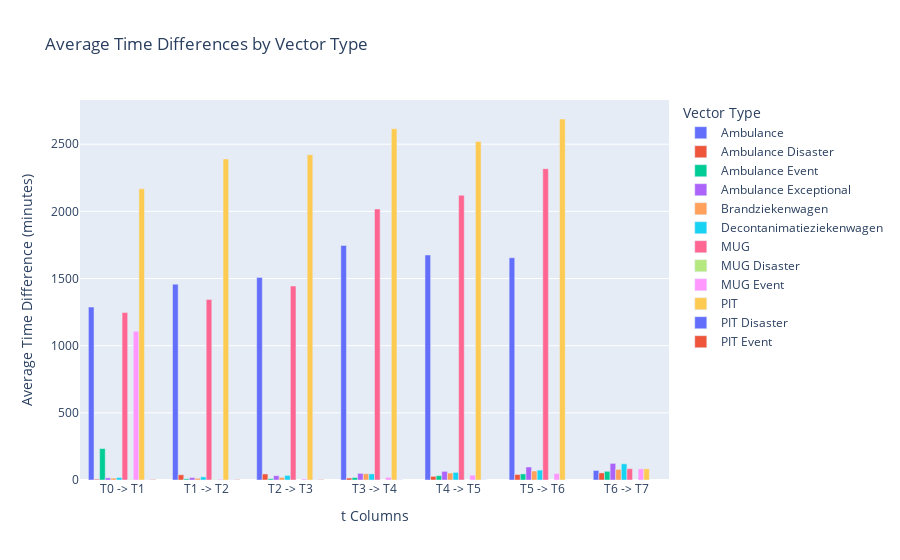

The code cell stored with this chart in its notebook:
### Code cell
import pandas as pd
import plotly.graph_objects as go

# Assuming interventions_dataset is your DataFrame
# Convert columns t0, t1, t2, t3, t4, t5, t6, t7 to datetime format with UTC timezone
interventions_dataset[['t0', 't1', 't2', 't3', 't4', 't5', 't6', 't7']] = interventions_dataset[['t0', 't1', 't2', 't3', 't4', 't5', 't6', 't7']].apply(pd.to_datetime, format='%Y-%m-%d %H:%M:%S.%f')

# Calculate the time differences in minutes
interventions_dataset['T0 -> T1'] = (interventions_dataset['t1'] - interventions_dataset['t0']).dt.total_seconds() / 60
interventions_dataset['T1 -> T2'] = interventions_dataset['T0 -> T1'] + (interventions_dataset['t2'] - interventions_dataset['t1']).dt.total_seconds() / 60
interventions_dataset['T2 -> T3'] = interventions_dataset['T1 -> T2'] + (interventions_dataset['t3'] - interventions_dataset['t2']).dt.total_seconds() / 60
interventions_dataset['T3 -> T4'] = interventions_dataset['T2 -> T3'] + (interventions_dataset['t4'] - interventions_dataset['t3']).dt.total_seconds() / 60
interventions_dataset['T4 -> T5'] = interventions_dataset['T3 -> T4'] + (interventions_dataset['t5'] - interventions_dataset['t4']).dt.total_seconds() / 60
interventions_dataset['T5 -> T6'] = interventions_dataset['T4 -> T5'] + (interventions_dataset['t6'] - interventions_dataset['t5']).dt.total_seconds() / 60
interventions_dataset['T6 -> T7'] = interventions_dataset['T5 -> T6'] + (interventions_dataset['t7'] - interventions_dataset['t6']).dt.total_seconds() / 60

# Group by vector type and calculate the mean time differences for each group
grouped = interventions_dataset.groupby('vector_type').mean()

# Create traces for each vector type
data = []
for vector_type, row in grouped.iterrows():
    trace = go.Bar(x=['T0 -> T1', 'T1 -> T2', 'T2 -> T3', 'T3 -> T4', 'T4 -> T5', 'T5 -> T6', 'T6 -> T7'],
                   y=row[['T0 -> T1', 'T1 -> T2', 'T2 -> T3', 'T3 -> T4', 'T4 -> T5', 'T5 -> T6', 'T6 -> T7']],
                   name=vector_type)
    data.append(trace)

# Create layout
layout = go.Layout(title='Average Time Differences by Vector Type',
                   xaxis=dict(title='t Columns'),
                   yaxis=dict(title='Average Time Difference (minutes)'),
                   barmode='group',  # Add barmode to group bars
                   legend=dict(title='Vector Type'))

# Create figure
fig = go.Figure(data=data, layout=layout)

# Show plot
fig.show()

### Figure 1 — Plotly figure (JSON) as saved in the notebook; plotly's stock layout.template omitted (floating-point values rounded to 4 significant figures)
{"data": [{"name": "Ambulance", "type": "bar", "x": ["T0 -> T1", "T1 -> T2", "T2 -> T3", "T3 -> T4", "T4 -> T5", "T5 -> T6", "T6 -> T7"], "y": [1287.0, 1458.0, 1508.0, 1746.0, 1675.0, 1655.0, 71.05]}, {"name": "Ambulance Disaster", "type": "bar", "x": ["T0 -> T1", "T1 -> T2", "T2 -> T3", "T3 -> T4", "T4 -> T5", "T5 -> T6", "T6 -> T7"], "y": [5.941, 38.82, 45.05, 14.64, 27.3, 41.17, 52.99]}, {"name": "Ambulance Event", "type": "bar", "x": ["T0 -> T1", "T1 -> T2", "T2 -> T3", "T3 -> T4", "T4 -> T5", "T5 -> T6", "T6 -> T7"], "y": [233.8, 8.613, 9.433, 18.19, 32.05, 45.4, 64.81]}, {"name": "Ambulance Exceptional", "type": "bar", "x": ["T0 -> T1", "T1 -> T2", "T2 -> T3", "T3 -> T4", "T4 -> T5", "T5 -> T6", "T6 -> T7"], "y": [15.85, 17.78, 31.7, 49.23, 64.33, 96.82, 123.7]}, {"name": "Brandziekenwagen", "type": "bar", "x": ["T0 -> T1", "T1 -> T2", "T2 -> T3", "T3 -> T4", "T4 -> T5", "T5 -> T6", "T6 -> T7"], "y": [13.91, 12.64, 19.38, 46.3, 51.63, 67.16, 79.35]}, {"name": "Decontanimatieziekenwagen", "type": "bar", "x": ["T0 -> T1", "T1 -> T2", "T2 -> T3", "T3 -> T4", "T4 -> T5", "T5 -> T6", "T6 -> T7"], "y": [18.1, 23.47, 34.43, 45.66, 56.66, 73.88, 120.5]}, {"name": "MUG", "type": "bar", "x": ["T0 -> T1", "T1 -> T2", "T2 -> T3", "T3 -> T4", "T4 -> T5", "T5 -> T6", "T6 -> T7"], "y": [1246.0, 1345.0, 1444.0, 2018.0, 2120.0, 2318.0, 84.51]}, {"name": "MUG Disaster", "type": "bar", "x": ["T0 -> T1", "T1 -> T2", "T2 -> T3", "T3 -> T4", "T4 -> T5", "T5 -> T6", "T6 -> T7"], "y": [3.217, 4.12, null, null, null, null, null]}, {"name": "MUG Event", "type": "bar", "x": ["T0 -> T1", "T1 -> T2", "T2 -> T3", "T3 -> T4", "T4 -> T5", "T5 -> T6", "T6 -> T7"], "y": [1108.0, 5.748, 7.435, 20.0, 36.36, 48.85, 83.0]}, {"name": "PIT", "type": "bar", "x": ["T0 -> T1", "T1 -> T2", "T2 -> T3", "T3 -> T4", "T4 -> T5", "T5 -> T6", "T6 -> T7"], "y": [2167.0, 2390.0, 2422.0, 2615.0, 2521.0, 2688.0, 83.33]}, {"name": "PIT Disaster", "type": "bar", "x": ["T0 -> T1", "T1 -> T2", "T2 -> T3", "T3 -> T4", "T4 -> T5", "T5 -> T6", "T6 -> T7"], "y": [0.8667, 0.8987, 0.9246, 0.9582, 0.9821, null, null]}, {"name": "PIT Event", "type": "bar", "x": ["T0 -> T1", "T1 -> T2", "T2 -> T3", "T3 -> T4", "T4 -> T5", "T5 -> T6", "T6 -> T7"], "y": [3.474, 2.767, 2.79, null, null, null, null]}], "layout": {"barmode": "group", "legend": {"title": {"text": "Vector Type"}}, "title": {"text": "Average Time Differences by Vector Type"}, "xaxis": {"title": {"text": "t Columns"}}, "yaxis": {"title": {"text": "Average Time Difference (minutes)"}}}}
